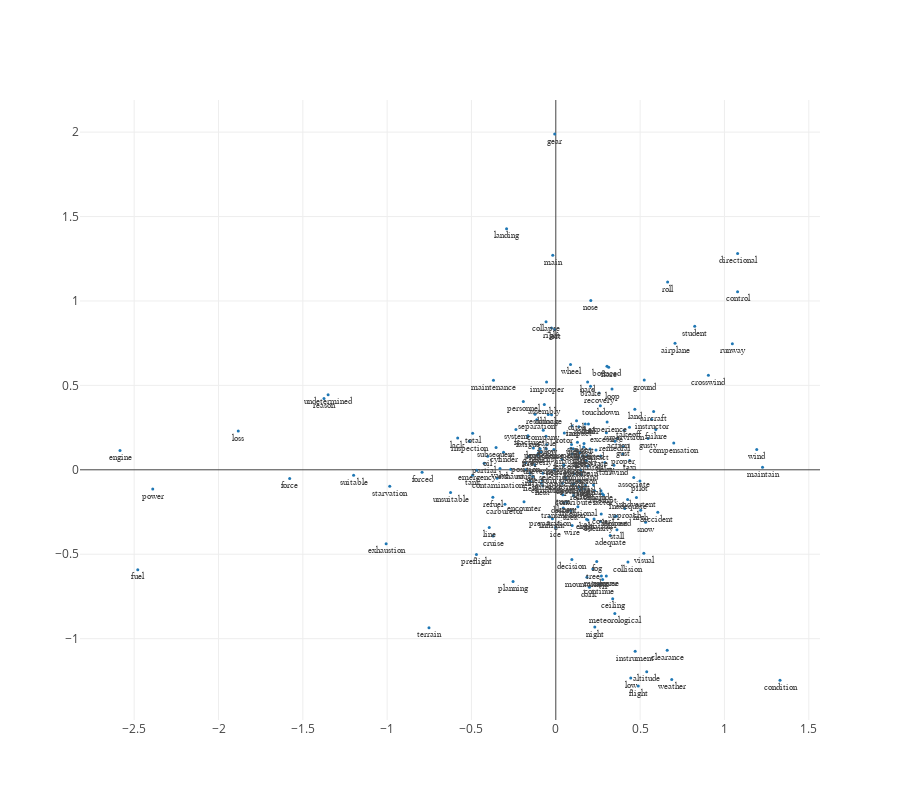

Source (notebook cell):
### Code cell
plot_lsa2D(-1*tls[:,1], tls[:,2], ord_terms)

### Figure 1 — Plotly figure (JSON) as saved in the notebook; plotly's stock layout.template omitted (floating-point values rounded to 4 significant figures; data arrays with more than 128 entries replaced by an {"elided": "..."} marker saying what was removed)
{"data": [{"marker": {"size": 3}, "mode": "markers+text", "name": "Markers and Text", "text": {"elided": "201 str values"}, "textfont": {"family": "sans serif", "size": 9}, "textposition": "bottom center", "type": "scatter", "x": {"elided": "201 float values"}, "y": {"elided": "201 float values"}}], "layout": {"height": 800, "xaxis": {"autorange": true, "range": [-2.829, 1.574], "type": "linear"}, "yaxis": {"autorange": true, "range": [-1.482, 2.19], "type": "linear"}}}
